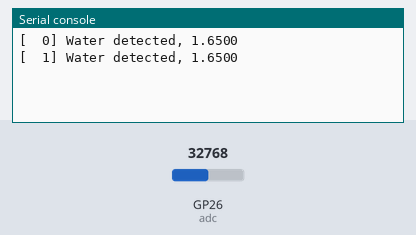
Simulated run of this program. Board: Raspberry Pi Pico running MicroPython. Shown: the last lines printed to the serial console. Inputs (shaded band) come from the test bench; at power-on: GP26 (adc) = 32768 (analog values on the 0–65535 scale).

Above: at 1.2 s.
1.3 s: GP26 (adc) set to 20848
At 2.5 s:
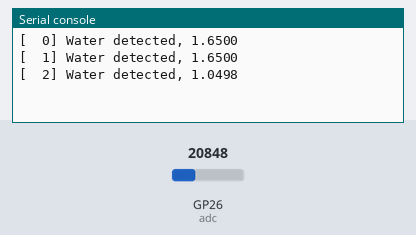
2.8 s: GP26 (adc) set to 18944
At 3.8 s:
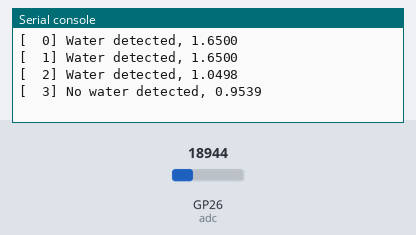
Timing chart, 0 to 5.8 s (numbered marks = the images above; inputs shaded):
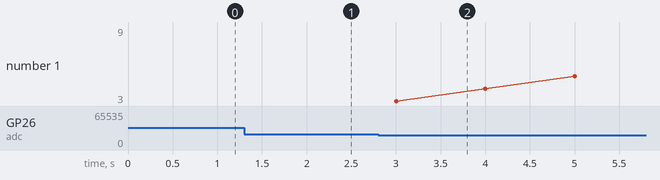

Measured:
- the behaviour switches between 19872 and 19856 on GP26 (adc) (found by bisection; images 1 and 2)
- after the input at 1.3 s, the serial console: prints a new line after 0.70 s (image 1)
- after the input at 2.8 s, the serial console: prints a new line after 0.20 s (image 2)

The program:

liquid_level_pico_test.py
```python
# liquid_level_pico_test.py

from machine import Pin,ADC
import utime

adc = machine.ADC(0) # ADC input 0 (GPIO26)
conv_factor = 3.3/65535 # conversion factor

count = 0
while 1 :
    dvalue = adc.read_u16() * conv_factor

    if dvalue >= 1.0 :
        print( f"[{count:3d}] Water detected, {dvalue:.4f}" )
    else :
        print( f"[{count:3d}] No water detected, {dvalue:.4f}" )
    pass

    utime.sleep( 1 )

    count += 1
pass
```
